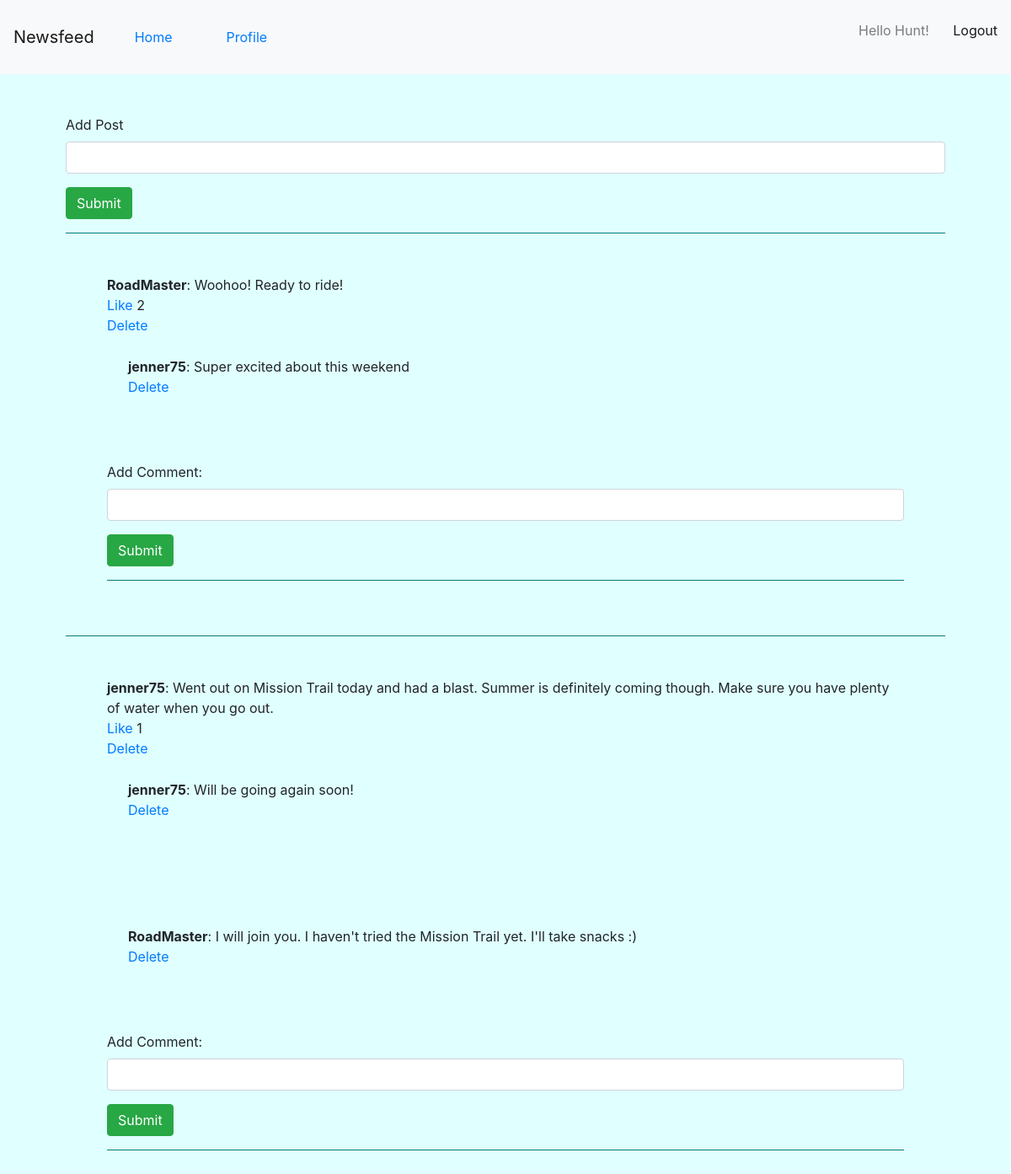
Before: /newsfeed (signed in) with the older database file.
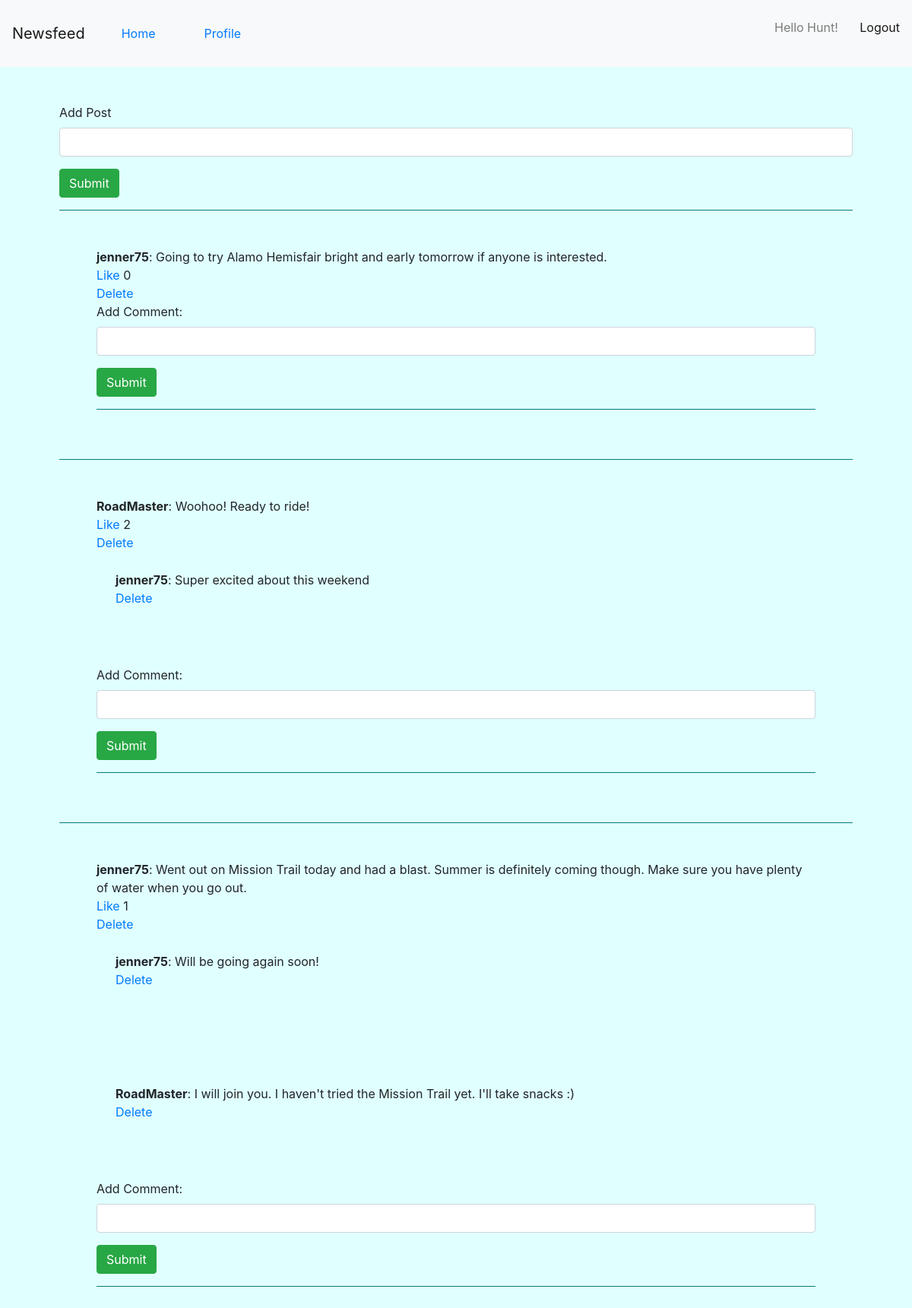
After: the same page with the newer database file.
### biking_app/models.py (models this page shows)
class Post(models.Model):
    message = models.CharField(max_length=255)
    poster = models.ForeignKey(User, related_name='user_posts', on_delete=models.CASCADE)
    likes = models.ManyToManyField(User, related_name='liked_posts')

class User(models.Model):
    first_name = models.CharField(max_length=45)
    last_name = models.CharField(max_length=45)
    email = models.CharField(max_length=45)
    username = models.CharField(max_length=25)
    password = models.CharField(max_length=25)
    created_at = models.DateTimeField(auto_now_add=True)
    updated_at = models.DateTimeField(auto_now=True)
    objects = UserManager()

class Comment(models.Model):
    comment = models.CharField(max_length=255)
    poster = models.ForeignKey(User, related_name='comments', on_delete=models.CASCADE)
    post = models.ForeignKey(Post, related_name='post_comments', on_delete=models.CASCADE)

### biking_app/views.py (the view)
# urls.py: path('newsfeed', views.newsfeed),
def newsfeed(request):
    if not "user_id" in request.session:
        return redirect("/home")
    context = {
        "posts": Post.objects.all()
    }
    return render(request, "newsfeed.html", context)

### biking_app/templates/newsfeed.html (shortened to what this page needs)
<!DOCTYPE html>
<html lang="en">
<head>
    <link rel="stylesheet" href="https://maxcdn.bootstrapcdn.com/bootstrap/4.0.0/css/bootstrap.min.css"
>
    {% load static %}
    <link rel="stylesheet" href="{% static 'style.css' %}">
</head>
<body>
    <nav class="navbar navbar-expand-lg navbar-light bg-light">
        <a class="navbar-brand" href="#">Newsfeed</a>
        <a class="nav-item nav-link mx-3" href="/home">Home</a>
        <a class="nav-item nav-link mx-3" href="/welcome">Profile</a>
        <div class="collapse navbar-collapse" id="navbarNav">
            <span class="navbar-text">
                <p class="navbar-text mr-4">Hello {{request.session.user_name}}!</p>
                <a href="/logout">Logout</a>
            </span>
        </div>
    </nav>
    <div class="container p-4">
        <div class="container p-4">
            <div class="row">
                <div class="col">
                    <form action="/create_post" method="post">
                        <div class="form-group">
                            <label>Add Post</label>
                            <input type="text" name="message" class="form-control">
                        </div>
                        <button class="btn btn-success">Submit</button>
                    </form>
                    {% for post in posts reversed %}
                    <hr color="darkcyan">
                    <div class="post p-4">
                        <strong>{{post.poster.username}}</strong>: {{post.message}}<br>
                        <a href="/like/{{post.id}}">Like</a> {{post.likes.count}} <br>
                        <a href="/posts/{{post.id}}/delete">Delete</a>
                        {% for comment in post.post_comments.all %} <br>
                        <div class="comment">
                            <strong>{{comment.poster.username}}</strong>: {{comment.comment}} <br>
                            <a href="/comments/{{comment.id}}/delete">Delete</a>
                        </div>
                        {% endfor %}
                            <form action="/add_comment/{{post.id}}" method="post">
                                <div class="form-group">
                                    <label>Add Comment:</label>
                                    <input type="text" name="comment" class="form-control">
                                </div>
                                <button class="btn btn-success">Submit</button>
                            </form>
                            <hr color="darkcyan">
                    </div>
                    {% endfor %}
                </div>
            </div>
        </div>
    </div>
</body>
</html>

### biking_app/static/style.css (style rules this page uses)
body { background-color:lightcyan; }
.post { background-color:rgb(0, 139, 139) padding: 25px; margin: 25px; border-radius: 25px; }
.comment { background-color:rgba(0, 139, 139, 0.534) padding: 25px; margin: 25px; min-height: 100px; border-radius: 25px; }

Changed rows visible on the page:
added Post: poster.username "jenner75", message "Going to try Alamo Hemisfair bright and early tomorrow if anyone is interested.", likes.count "0"
